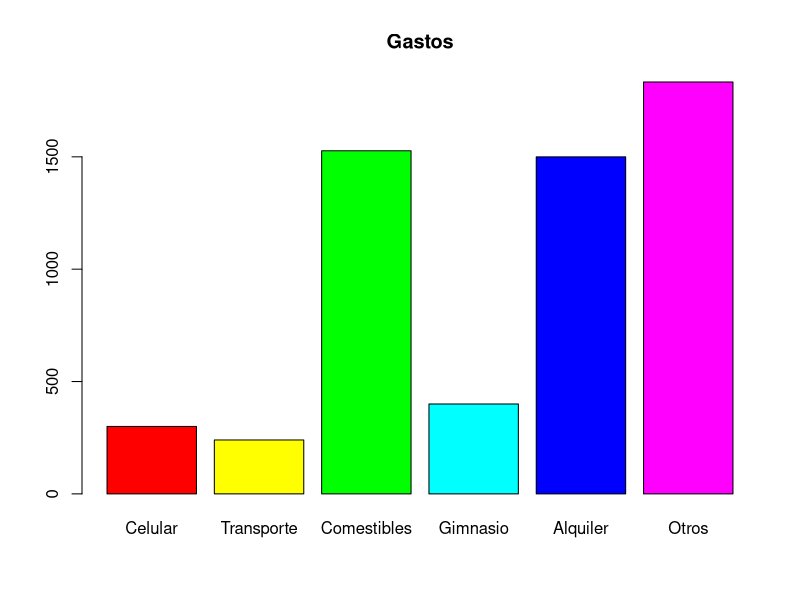
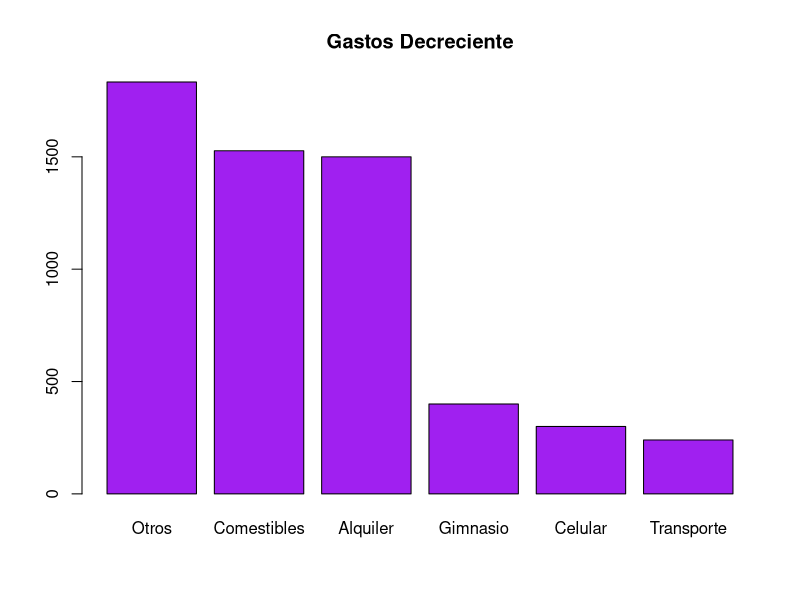

Reproduce these figures in R, in order.
#Marlen Gutierrez Barrientos
#05/02/2025
#Estadística en la investigación científica
#Laboratorio 1 


# Parte 1 R y RStudio -----------------------------------------------------

#Comencemos a escribir cosas básicas en la consola, usando R como calculadora científica. Por ejemplo, considere las facturas mensuales de una estudiante universitaria de la MCF: teléfono celular $300, transporte $240, comestibles $1527, gimnasio $400, alquiler $1500, otros $1833. Puede usar R para encontrar los gastos totales de la estudiante:

#Realiza más asignaciones para crear variables de transporte, comestibles, gimnasio, alquiler y otros montos correspondientes

celular <-300; transporte <-240; comestibles <-1527; gimnasio <-400; alquiler <-1500; otros <-1833

#Ahora que tiene todas las variables, cree un objeto total con la suma de los gastos:

gastos <- c(celular, transporte, comestibles, gimnasio, alquiler, otros)
total <-sum(gastos)

#Suponiendo que la estudiante tiene los mismos gastos todos los meses, ¿cuánto gastaría dirante un semestre escolar? (suponga que el semestre implica cinco meses).

cincomeses <-total*5

#Manteniendo la misma suposición sobre lso gastos mensuales, ¿cuánto gastaría la estudiante durante un año escolar? (suponga que el año académico es de 10 meses).

diezmeses <-total*10


# AUTOEVALUACION ----------------------------------------------------------

#Toma los objetos creados de la estudiante (i.e variables) transporte, comestibles, gimnasio, alquiler y otros y escribimos dentro de la función de combinación c() para crear un vector llamado gastos:

gastos <-c(celular, transporte, comestibles, gimnasio, alquiler, otros)

#Ahora, use la función gráfica barplot() para producir un diagrama de barras de gastos:

barplot(gastos, main = "Gastos", names.arg = c("Celular", "Transporte", "Comestibles", "Gimnasio", "Alquiler", "Otros"), col = "rainbow" (6))

#Descubra como utilizar sort() para ordenar los elementos en la variable gastos, con el fin de organizar los elementos en gastos en orden decreciente.

Gastosdecreciente <-sort(gastos, decreasing = T)

#Descubra como utilizar sort() y barplot() para producir un gráfico de barras con barras en orden decreciente.

barplot(Gastosdecreciente, main = "Gastos Decreciente", names.arg = c("Otros", "Comestibles", "Alquiler", "Gimnasio", "Celular", "Transporte"), col = "purple")















